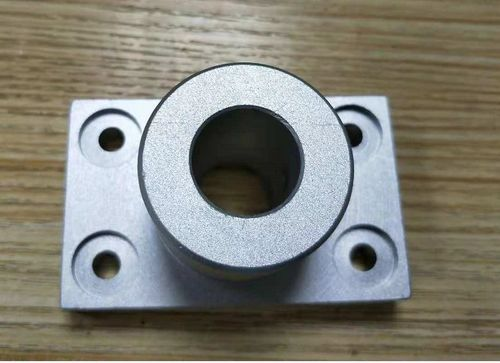
#> input picture 1.jpg, 500 x 363 px
$ python -i tuoyuan.py   (imports and definitions only)   (older library calls are emulated)
#> lines starting #> are read from the running program, lines starting #| are printed output that depends on the picture; after the words box and inside, x2 and y2 are one past the last pixel; in counts of white or black regions, pixels touching at a corner belong together; long printed decimals are rounded
#> further down, picture is the input picture: shape (363, 500, 3); mean B, G, R 120.4, 129.5, 130.5
import cv2
import numpy as np
import pyrealsense2 as rs
from matplotlib import pyplot as plt
import math


def nothing(x):
    pass


# [105 lines left out: functions get_aligned_images, circle_detect_init, blob_detect, circle_dectect, not called in this run]


def ell_detect(img):
    # img = cv2.imread("1.jpg", 3)
    img_copy = img.copy()
    img = cv2.blur(img, (1, 1))
    gray = cv2.cvtColor(img_copy, cv2.COLOR_BGR2GRAY)
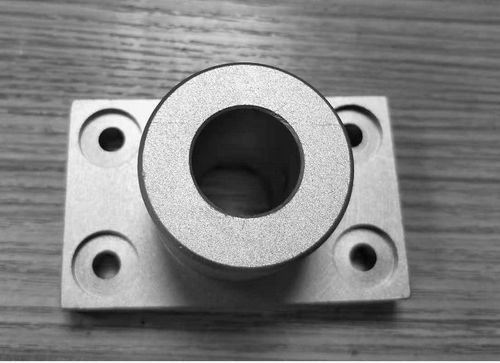
#> gray: shape (363, 500); min 3, max 254, mean 128.8
    # flag, img_copy = cv2.threshold(gray, 127, 255, cv2.THRESH_BINARY)

    imgray = cv2.Canny(img_copy, 600, 100, 3)  # Canny边缘检测，参数可更改
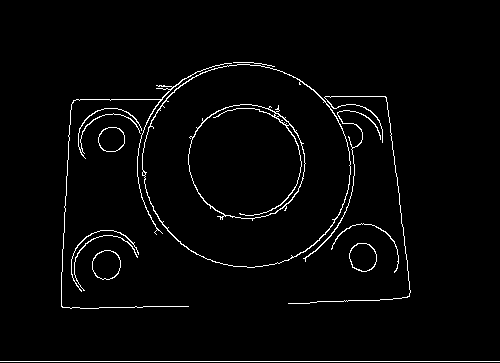
#> imgray: shape (363, 500); 2.5% white in thin lines or dots, all inside (x1, y1, x2, y2) = (0, 62, 500, 362)

    # cv2.imshow("imgray",imgray)
    ret, thresh = cv2.threshold(imgray, 127, 255, cv2.THRESH_BINARY)
    cv2.imshow("thresh", thresh)
    contours, hierarchy = cv2.findContours(thresh, cv2.RETR_TREE, cv2.CHAIN_APPROX_SIMPLE)  # contours为轮廓集，可以计算轮廓的长度、面积等
#> contours = 23 contours, 5 with area under 20; largest, box (x1, y1, x2, y2) and area: (142, 64, 351, 268) 33072, (142, 64, 351, 268) 32890, (188, 104, 306, 221) 10508, (188, 104, 306, 219) 10286, (92, 250, 121, 280) 656
    ux = 0
    uy = 0
    for cnt in contours:
        if len(cnt) > 50:
            # S1 = cv2.contourArea(cnt)  # 格林公式计算的实际面积
            ell = cv2.fitEllipse(cnt)  # 拟合椭圆 ellipse = [ center(x, y) , long short (a, b), angle ]
            x = int(ell[0][0])
            y = int(ell[0][1])
            a = ell[1][0]
            b = ell[1][1]
            # S2 = math.pi * ell[1][0] * ell[1][1]  # 理论面积
            if (b / a) < 1.2 and a > 80 and b > 80 and a < 120 and b < 120:  # 面积比例
                uy = y
                ux = x
                img = cv2.ellipse(img, ell, (0, 0, 200), 2)
                cv2.circle(img, (x, y), 2, (255, 255, 255), 3)
                cv2.putText(img, str((x, y)), (x + 20, y + 10), 0, 0.5,
                            [225, 255, 255], thickness=1, lineType=cv2.LINE_AA)
                print("长轴： " + str(a) + "    " + "短轴： " + str(b) + "   " + str(ell[0][0]) + "   " + str(ell[0][1]))
#> this loop made 23 passes
#> (ell, x, y, a, b, uy, ux) on passes 18, 21: (((246.2, 161.3), (116.4, 118.1), 139), 246, 161, 116.4, 118.1, 161, 246), (((244.9, 161.5), (109.5, 114.3), 103.5), 244, 161, 109.5, 114.3, 161, 244)
#> (ell, x, y, a, b) on passes 6, 7, 8, 11, 12, 14: (((105.6, 265.9), (60.11, 64.87), 57.41), 105, 265, 60.11, 64.87), (((104.9, 264.4), (66.99, 70.53), 40.17), 104, 264, 66.99, 70.53), (((364.3, 257), (65.48, 68.05), 129.1), 364, 256, 65.48, 68.05), (((55.15, 349.2), (216.8, 754.8), 53.44), 55, 349, 216.8, 754.8), (((110.8, 141.1), (62.37, 63.32), 82.72), 110, 141, 62.37, 63.32), (((349.5, 210.1), (120.3, 232.6), 174.5), 349, 210, 120.3, 232.6)
#| 长轴： 116.355    短轴： 118.146   246.163   161.272
#| 长轴： 109.518    短轴： 114.341   244.915   161.526
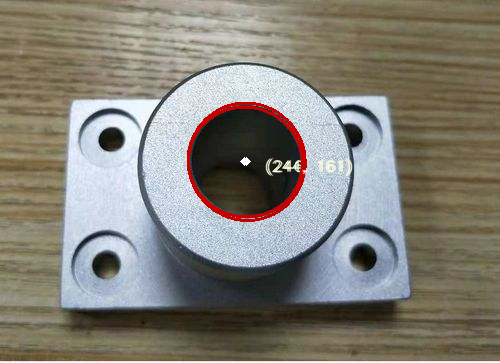
#> img: shape (363, 500, 3); 1.47% of pixels changed, all inside (x1, y1, x2, y2) = (187, 102, 353, 222)
    cv2.imshow("ell", img)
    return ux, uy


# [9 lines left out: function depth_detect, not called in this run]

>>> import cv2
>>> picture = cv2.imread('1.jpg')
>>> result = ell_detect(picture)
#> result = (244, 161)
